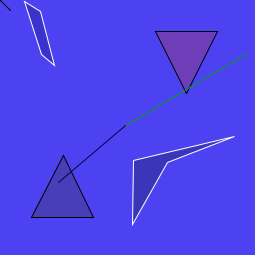
Frame 1 (no input)
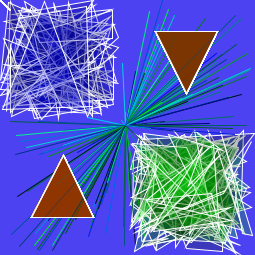
Frame 60 (the mouse pressed at the canvas centre just before this capture)
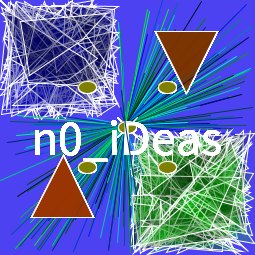
Frame 120 (the mouse held since frame 60 and released just before this capture)

The Processing sketch that drew these frames (run headless with seeded random() and noise(); from frame 60 on, the mouse is pressed at the canvas centre):

// Processing sketch: processing_181966
// ── processing_181966.pde

//Practica 2 Taller de Videojocs UPF 2015
//Title: n0_iDeas
//empesamos

void setup (){
size(255,255);
background(random(120), random(255), random(255),80);
}

void draw (){
  //Cinc Circumferències que es fan grans i petites
  fill (mouseX, mouseY, 0);
   line(mouseX-10, mouseY-10, mouseX+10, mouseY+10);
   line(mouseX-10, mouseY+10, mouseX+10, mouseY-10);
  ellipse (mouseX, mouseY, mouseY/7, mouseX/10);
  ellipse (mouseX+40, mouseY+40, mouseY/7, mouseX/10);
  ellipse (mouseX-40, mouseY+40, mouseY/7, mouseX/10);
  ellipse (mouseX+40, mouseY-40, mouseY/7, mouseX/10);
  ellipse (mouseX-40, mouseY-40, mouseY/7, mouseX/10);
  

  
  //Text n0_iDeas
if (mouseX>=(width/2-20) && mouseX<=(width/2+20) && (mouseY>=height/2-20) && (mouseY<=height/2+20)) {
if (mousePressed){
        fill(255);
        textSize(50);
        textAlign(CENTER);
        text("n0_iDeas",width/2,height/8*5);
}
}

  //TriangleInferiorIzquierda
  fill (random(0,255), 50, 0, 60);
  triangle (width/8, height/8*7, width/4, height/8*5, width/8*3, height/8*7);
  
  //TriangleSuperiorDerecha
    fill (random(0,255), 50, 0, 60);
  triangle (width/8*5, height/8, width/8*6, height/8*3, width/8*7, height/8);


//AbstraccionFondo
//EsquinaSuperiorIzquierda
fill(0,0,random(255),60);
stroke(255);
quad(random(120),random(120),random(120),random(120),random(120),random(120),random(120),random(120));

//EsquinaSuperiorDerecha
stroke(0,random(255),random(255));
line(125,125,random(115,255),random(0,135));

//EsquinaInferiorIzquierda
stroke(0,random(255),random(255));
line(125,125,random(0,145),random(115,255));

//EsquinaInferiorDerecha
fill(0,random(255),0,60);
stroke(255);
quad(random(130,255),random(130,255),random(130,255),random(130,255),random(130,250),random(130,255),random(130,255),random(130,255));

}
